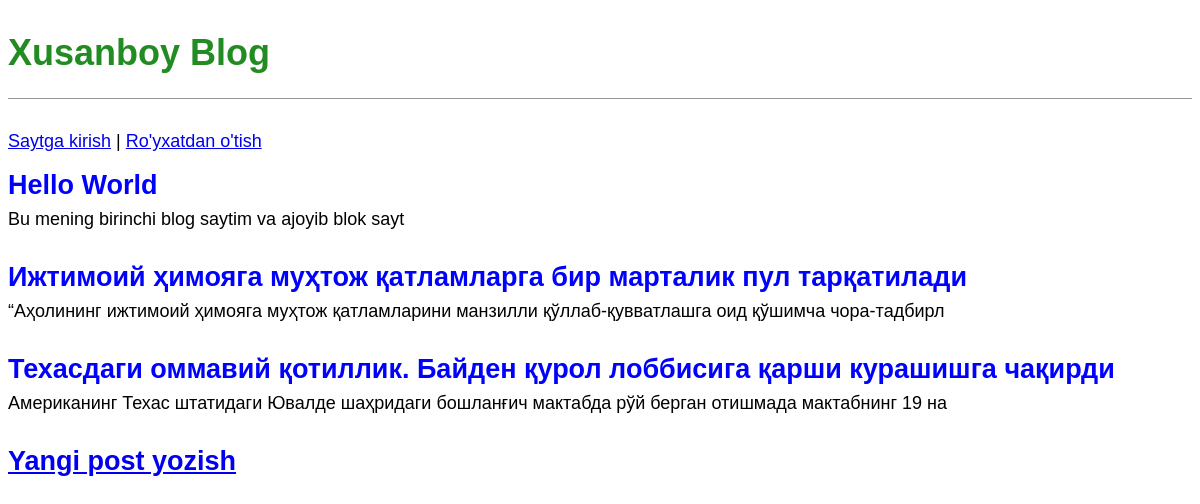
The page / on the database its author committed.
### blog/models.py (models this page shows, shortened)
class Post(models.Model):
    title = models.CharField(max_length=200)
    author = models.ForeignKey(
        'auth.User',
        on_delete=models.CASCADE,
    )
    body = models.TextField()

### blog/views.py (the view)
# urls.py: path('',BlogListView.as_view(), name='home'),
class BlogListView(ListView):
    model = Post
    template_name = 'home.html'

### templates/home.html
{% extends 'base.html' %}
{% block content %}
    {% for post in object_list %}
        <div class="post-entry">
            <h2><a href="{% url 'post_detail' post.pk %}">{{ post.title }}</a></h2>
            <p>{{ post.body | slice:":100" }}</p>
        </div>
    {% endfor %}
{% endblock content %}

### templates/base.html (shortened to what this page needs)
{% load static %}
<!DOCTYPE html>
<html lang="en">
<head>
    <link rel="stylesheet" href="{% static 'css/base.css' %}">
</head>
<body>
  <header>
      <h1><a href="{% url 'home' %}">Xusanboy Blog</a></h1>
  </header>
  {% if user.is_authenticated %}
      <p>Xush kelibsiz, {{ user.username }}!</p>
      <p><a href="{% url 'logout' %}">Chiqib ketish</a></p>
  {% else %}
     <p>
         <a href="{% url 'login' %}">Saytga kirish</a> |
         <a href="{% url 'signup' %}">Ro'yxatdan o'tish</a>
     </p>
  {% endif %}
  <div>
      {% block content %}
      {% endblock content %}
  </div>
  <footer>
      <h2><a href="{% url 'post_new' %}">Yangi post yozish</a></h2>
  </footer>
</body>
</html>

### static/css/base.css (style rules this page uses)
header h1 a { color: green; }
header { border-bottom: 1px solid #999; margin-bottom: 2rem; display: flex; }
body { font-family: 'Noto Sans JP', sans-serif; font-size: 18px; }
header h1 a { color: ForestGreen; text-decoration: none; }
.post-entry { margin-bottom: 2rem; }
.post-entry h2 { margin: 0.5rem 0; }
.post-entry h2 a, .post-entry h2 a:visited { color: blue; text-decoration: none; }
.post-entry p { margin: 0; font-weight: 400; }

### rows shown on the page
Post: title "Hello World", body "Bu mening birinchi blog saytim va ajoyib blok sayt"
Post: title "Ижтимоий ҳимояга муҳтож қатламларга бир марталик пул тарқатилади", body "“Аҳолининг ижтимоий ҳимояга муҳтож қатламларини манзилли қўллаб-қувватлашга оид қўшимча чора-тадбирл"
Post: title "Техасдаги оммавий қотиллик. Байден қурол лоббисига қарши курашишга чақирди", body "Американинг Техас штатидаги Ювалде шаҳридаги бошланғич мактабда рўй берган отишмада мактабнинг 19 на"
